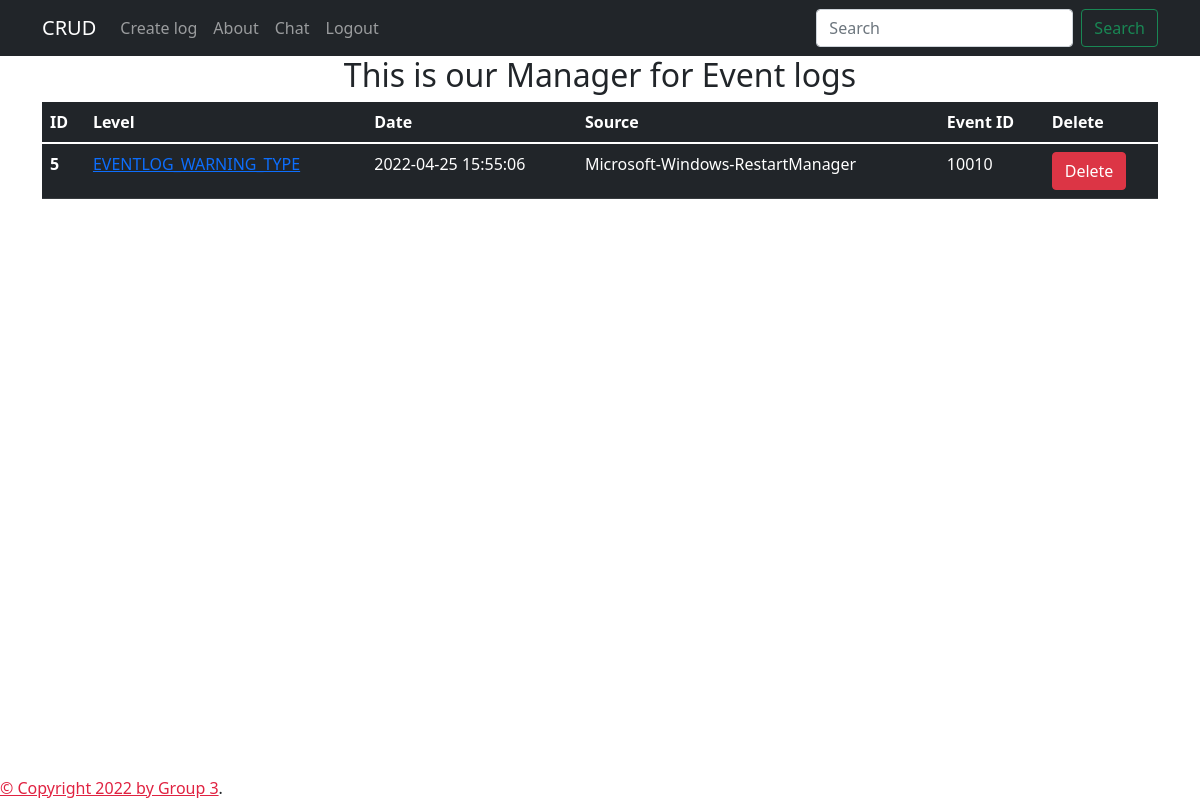
Screenshot of /data/5 (signed in) with the database file from the repository.
### models.py (models this page shows, shortened)
class Events_model(db.Model):
    __tablename__ = 'event_errors'
    id = db.Column(db.Integer, primary_key=True)
    level = db.Column(db.String(80))
    date_time = db.Column(db.DateTime, default=datetime.utcnow)
    source = db.Column(db.String(80))
    event_id = db.Column(db.Integer())

### app.py (the view)
    @app.route('/data/<int:id>', methods = ['GET', 'POST'])
    @login_required
    def RetrieveSingleEmployee(id):
        application_log = Events_model.query.filter_by(id=id).first()
        if application_log:
            return render_template('data.html', application_log = application_log)
        return f"ID with id ={id} Doesn't exist", 404

### app.py (called while the page is built)
@login_manager.user_loader
def load_user(user_id):
    return User.query.get(int(user_id))

### templates/data.html (shortened to what this page needs)
{% extends "base.html" %}
{% block content %}
<div class="container" style="text-align: center;width: 100%;">
    <h2> This is our Manager for Event logs</h2>
</div>
<div class = "container">
      <table class="table table-dark">
        <thead>
          <tr>
            <th scope="col">ID</th>
            <th scope="col">Level</th>
            <th scope="col">Date</th>
            <th scope="col">Source</th>
            <th scope="col">Event ID</th>
            <th scope="col">Delete</th>
          </tr>
        </thead>
        <tbody>
        <a href="#">
          <tr>
            <th scope="row">{{application_log.id}}</th>
            <td><a href='/data/{{application_log.id}}/update'>{{application_log.level}}</a></td>
            <td>{{application_log.date_time}}</td>
            <td>{{application_log.source}}</td>
            <td>{{application_log.event_id}}</td>
            <td><a href='/data/{{application_log.id}}/delete' onclick="return confirm('Are you sure you want to delete this item?');" type="button" class="btn btn-danger">Delete</a></td>
          </tr>
        </a>
        </tbody>
      </table>
</div>
{% endblock %}

### rows the page displays
Events_model: id "5", level "EVENTLOG_WARNING_TYPE", date_time "2022-04-25 15:55:06", source "Microsoft-Windows-RestartManager", event_id "10010"
